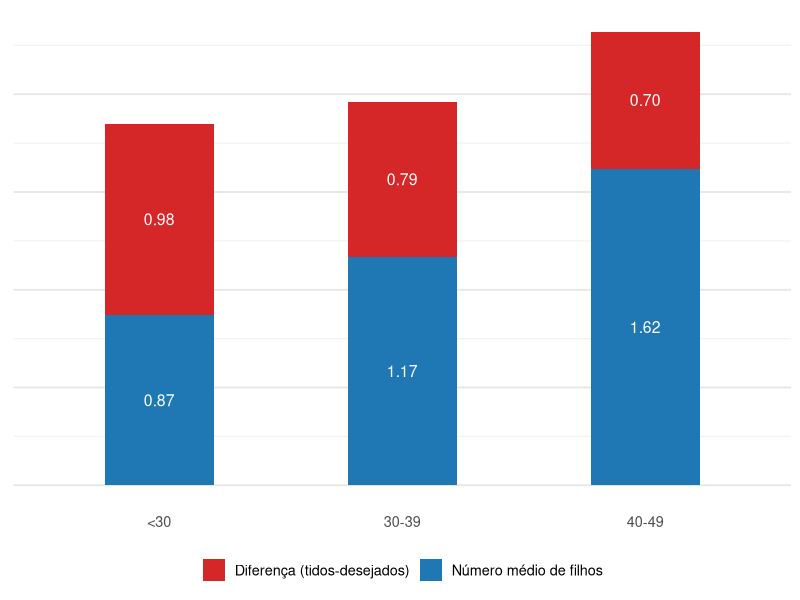
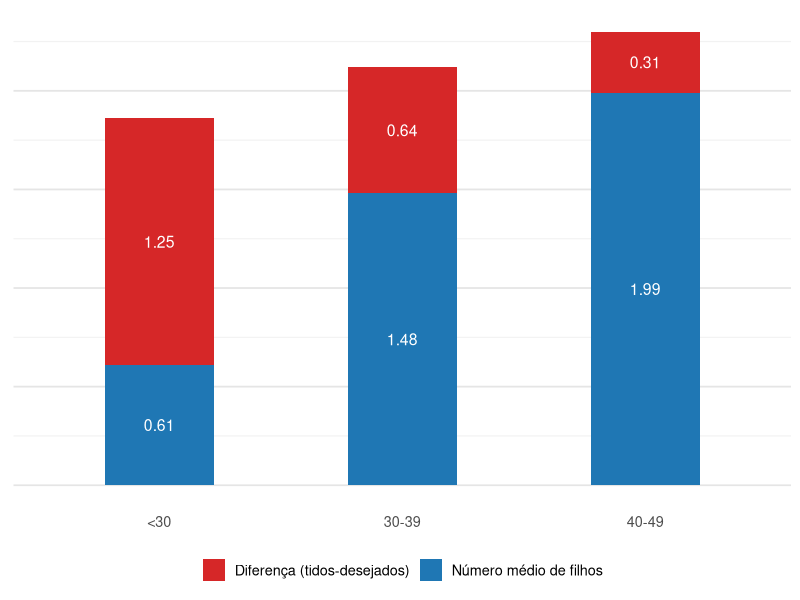

Recreate these plots in R, in order.
library(ggplot2)
library(dplyr)
library(tidyr)

# Dados do gráfico
dados <- data.frame(
  faixa_etaria = factor(c("<30", "30-39", "40-49"),
                        levels = c("<30", "30-39", "40-49")),
  mean_actual = c(0.87, 1.17, 1.62),
  difference  = c(0.98, 0.79, 0.70)
)

# Transformar para formato longo
dados_long <- dados %>%
  pivot_longer(
    cols = c(mean_actual, difference),
    names_to = "tipo",
    values_to = "valor"
  )

# Gráfico
ggplot(dados_long, aes(x = faixa_etaria, y = valor, fill = tipo)) +
  geom_col(width = 0.45) +
  geom_text(
    aes(label = sprintf("%.2f", valor)),
    position = position_stack(vjust = 0.5),
    color = "white",
    size = 4
  ) +
  scale_fill_manual(
    values = c(
      mean_actual = "#1f77b4",  # azul
      difference  = "#d62728"   # vermelho
    ),
    labels = c(
      mean_actual = "Número médio de filhos",
      difference  = "Diferença (tidos-desejados)"
    )
  ) +
  labs(
    x = NULL,
    y = NULL,
    fill = NULL
  ) +
  theme_minimal(base_size = 13) +
  theme(
    panel.grid.major.y = element_line(color = "grey90", linewidth = 0.6),
    panel.grid.minor.y = element_line(color = "grey95", linewidth = 0.4),
    panel.grid.major.x = element_blank(),
    panel.grid.minor.x = element_blank(),
    
    # REMOVE eixo Y
    axis.text.y  = element_blank(),
    axis.ticks.y = element_blank(),
    
    legend.position = "bottom"
  )




################################
library(ggplot2)
library(dplyr)
library(tidyr)

# Dados do gráfico (Apêndice) — mesmo padrão das funcionárias públicas
dados_ap <- data.frame(
  faixa_etaria = factor(c("<30", "30-39", "40-49"),
                        levels = c("<30", "30-39", "40-49")),
  mean_actual = c(0.61, 1.48, 1.99),
  difference  = c(1.25, 0.64, 0.31)
)

dados_long_ap <- dados_ap %>%
  pivot_longer(
    cols = c(mean_actual, difference),
    names_to = "tipo",
    values_to = "valor"
  )

ggplot(dados_long_ap, aes(x = faixa_etaria, y = valor, fill = tipo)) +
  geom_col(width = 0.45) +
  geom_text(
    aes(label = sprintf("%.2f", valor)),
    position = position_stack(vjust = 0.5),
    color = "white",
    size = 4
  ) +
  scale_fill_manual(
    values = c(
      mean_actual = "#1f77b4",  # azul
      difference  = "#d62728"   # vermelho
    ),
    labels = c(
      mean_actual = "Número médio de filhos",
      difference  = "Diferença (tidos-desejados)"
    )
  ) +
  labs(
    x = NULL,
    y = NULL,
    fill = NULL
  ) +
  theme_minimal(base_size = 13) +
  theme(
    panel.grid.major.y = element_line(color = "grey90", linewidth = 0.6),
    panel.grid.minor.y = element_line(color = "grey95", linewidth = 0.4),
    panel.grid.major.x = element_blank(),
    panel.grid.minor.x = element_blank(),
    axis.text.y  = element_blank(),
    axis.ticks.y = element_blank(),
    legend.position = "bottom"
  )
